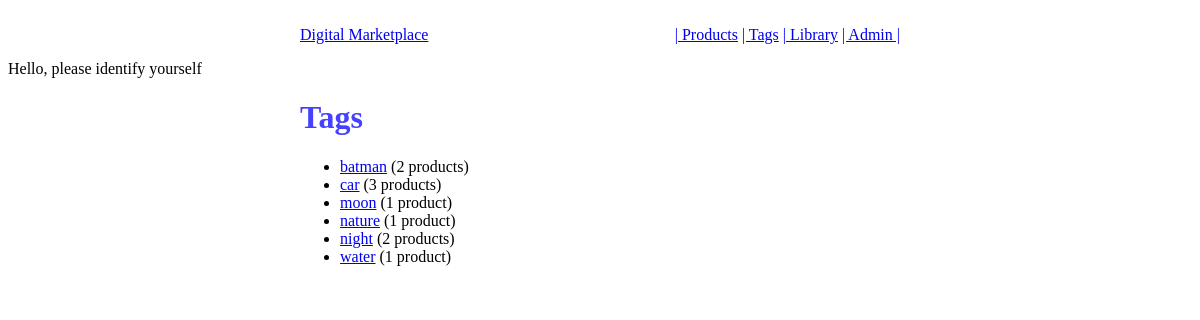
Before: /tags/ with the older database file.
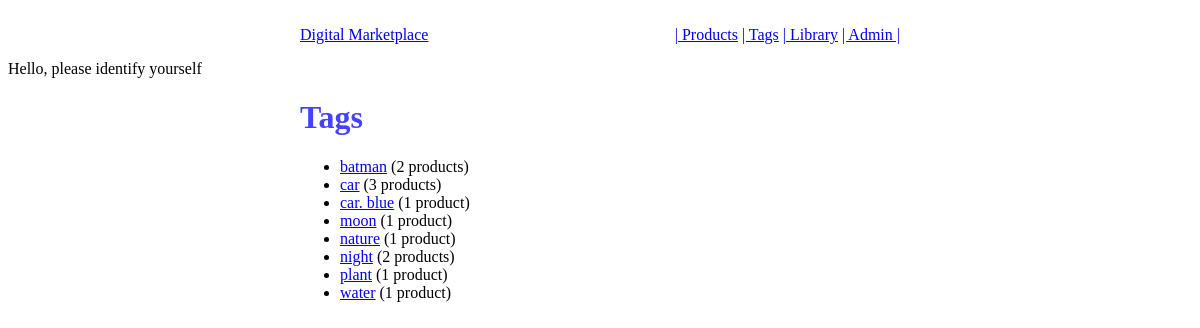
After: the same page with the newer database file.
### tags/models.py (models this page shows, shortened)
class Tag(m.Model):
    title = m.CharField(max_length=120, unique=True)
    slug = m.SlugField(blank=True, unique=True)
    products = m.ManyToManyField(Product, blank=True)
    active = m.BooleanField(default=True)
    objects = m.Manager()
    active_tags = ActiveTagManager()
    tags = TagManager()
    def get_absolute_url(self):
        view_name = 'tags:detail'
        return reverse(view_name, kwargs={'slug': self.slug})

### tags/views.py (the view)
class TagListView(ListView):
    model = Tag
    def get_queryset(self):
        return Tag.active_tags.all()

### tags/models.py (called while the page is built)
    def get_queryset(self):
        return super(ActiveTagManager, self).get_queryset().filter(active=True).order_by('title')

### templates/tags/tag_list.html
{% extends 'base.html'%}
{% block content %}
<h1>Tags</h1>
<ul>
    {% for instance in object_list %}
        {% if instance.products.count > 0 %}
            <li><a href="{{ instance.get_absolute_url }}">{{ instance.title }}</a> ({{ instance.products.count }}
                product{% if instance.products.count > 1 %}s{% endif %})</li>
        {% endif %}
    {% empty %}
        <li>No Tags have been registered yet</li>
    {% endfor %}
</ul>
{% endblock %}

### templates/base.html (shortened to what this page needs)
{% load staticfiles %}
<!DOCTYPE html>
<html lang="en" xmlns="http://www.w3.org/1999/html">
<head>
</head>
    <link rel="stylesheet" href="//code.jquery.com/ui/1.12.1/themes/base/jquery-ui.css">
    <link rel="stylesheet" href="{% static 'css/base.css' %}" />
<body>
<nav class="main-nav">
    <ul class="pull-left first-nav">
        <li><a href="{% url 'dashboard' %}">Digital Marketplace</a></li>
    </ul>
    <ul class="pull-right">
        <li><a href="{% url 'products:list' %}">| Products</a></li>
        <li><a href="{% url 'tags:list' %}">| Tags</a></li>
        <li><a href="#">| Library</a></li>
        <li><a href="http://localhost:8000/admin">| Admin |</a></li>
    </ul>
</nav>
<div class="greeting">
    {% if request.user.is_authenticated %}
        <p>Hello, <strong>{{ request.user.username|capfirst }}</strong></p>
    {% else %}
        <p>Hello, please identify yourself</p>
    {% endif %}
</div>
<div class="main-content">
    {% block content %}{% endblock content %}
</div>
</body>
</html>

### static/css/base.css (style rules this page uses)
h1 { color: #4640ff; }

Changed rows visible on the page:
added Tag: title "car. blue", products.count "1"
added Tag: title "plant", products.count "1"
